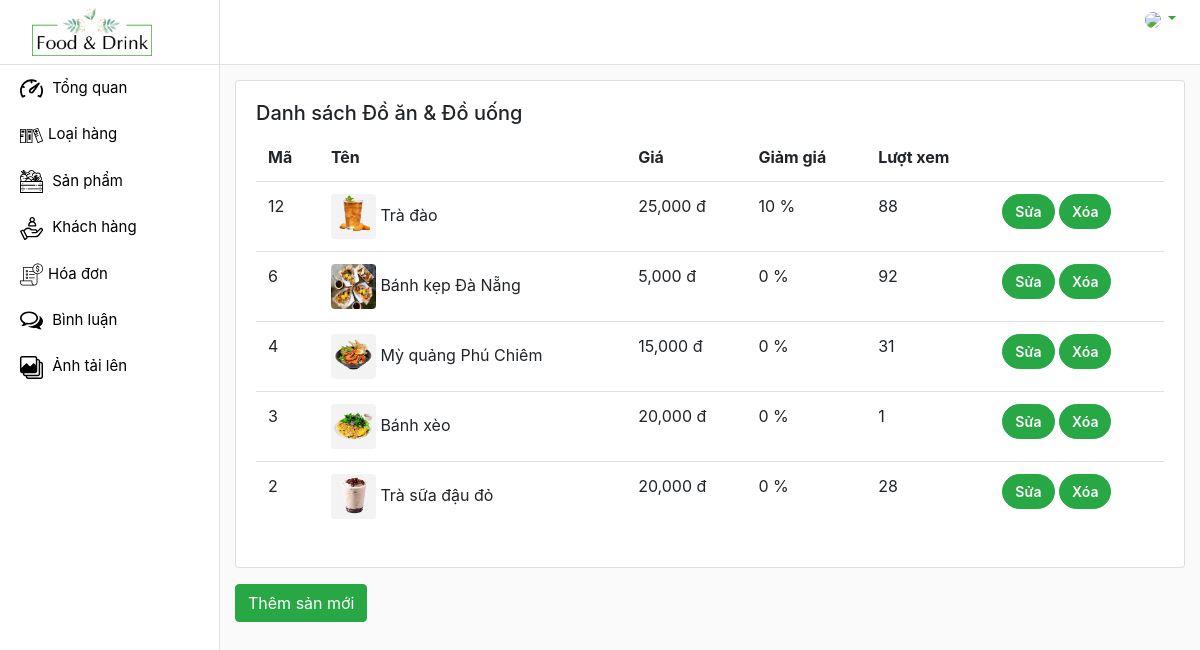
Page /admin/products/index.php on the earlier database version.
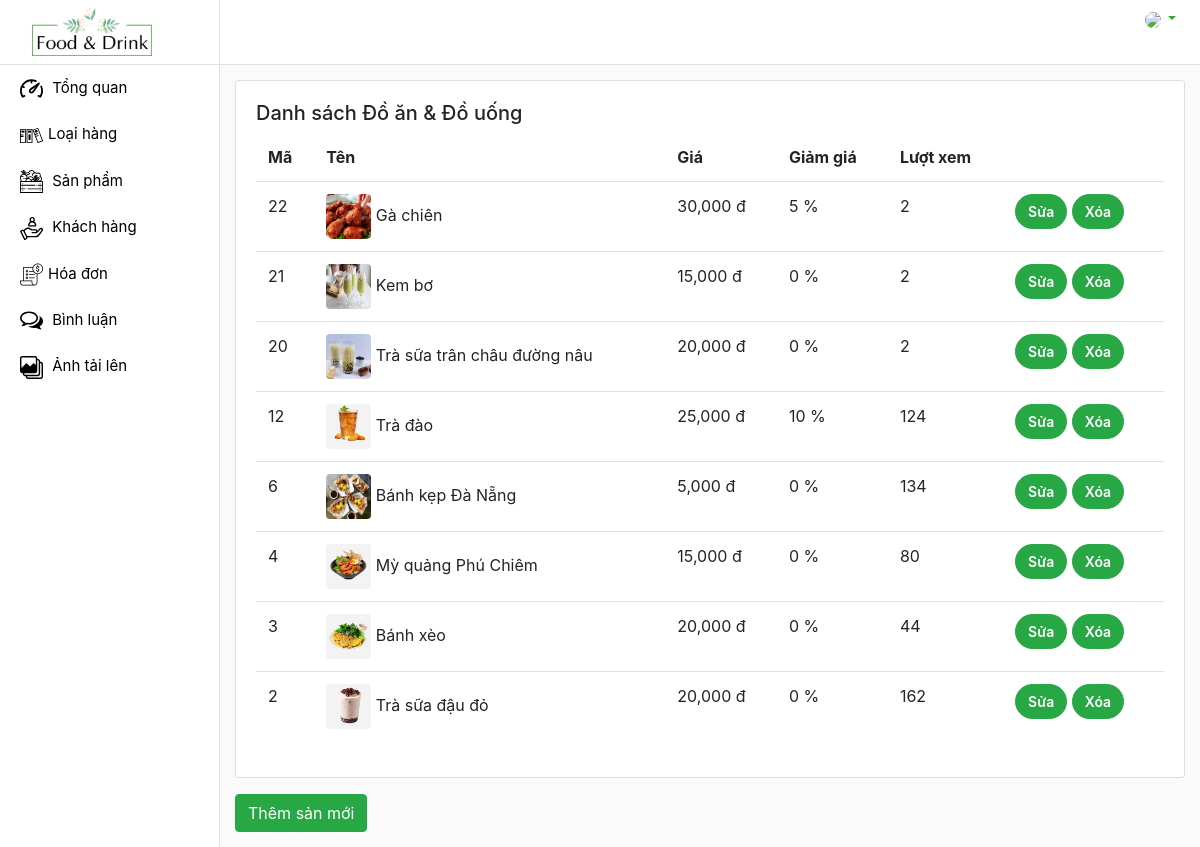
Same page on the later database version.
### tables this page shows
CREATE TABLE `products` (
  `id_product` int(12) NOT NULL,
  `name_product` varchar(120) NOT NULL,
  `img_product` varchar(200) NOT NULL,
  `price_product` float NOT NULL,
  `sale` float NOT NULL,
  `view` int(10) NOT NULL,
  `kind_product` int(11) NOT NULL,
  `description` text NOT NULL
);

### admin/products/index.php (called while the page is built, shortened)
<?php
    require '../../global.php';
    require '../../DAO/functionProduct.php';
    extract($_REQUEST);
    if(array_key_exists('viewAddProduct', $_REQUEST)) {
        $view_name = 'viewAddProduct.php';
    }
    else if(array_key_exists('addNewProduct', $_REQUEST)) {
        $img_product = save_file("img", $DIR_IMG);
        insertProduct($name_product, $price_product, $sale, $kind_product, $img_product, $description);
        $message = 'Thêm mới thành công!';
        $view_name = 'viewAddProduct.php';
    }
    else if(array_key_exists('deleteProduct', $_REQUEST)){
        deleteProduct($id_product);
        $message = 'Xóa thành công!';
        $products = selectProducts();
        $view_name = 'displayTableProducts.php';
    }
    else if(array_key_exists('viewEditProduct', $_REQUEST)){
        $product = selectProduct($id_product);
        $view_name = 'editProduct.php';
    }
    else{
        $products = selectProducts();
    }
    require('../layout.php');
?>

### DAO/functionProduct.php (called while the page is built, shortened)
<?php
    require_once 'database.php';
    function selectProducts(){
        global $db;
        $select = "SELECT * FROM products ORDER BY id_product DESC";
        return $db->query($select);
    }
?>

### global.php (called while the page is built, shortened)
<?php
    $URL = "/du-an-1";
    $URL_ADMIN = $URL . '/admin';
    $URL_IMG = $URL . '/images';
?>

### admin/products/displayTableProducts.php (the view, shortened to what this page needs)
<div class="card">
    <div class="card-body">
        <h5>Danh sách Đồ ăn & Đồ uống</h5>
        <div class="table-responsive">
            <table class="table table-hover">
                <thead>
                    <tr>
                        <th scope="col">Mã</th>
                        <th scope="col">Tên</th>
                        <th scope="col">Giá</th>
                        <th scope="col">Giảm giá</th>
                        <th scope="col">Lượt xem</th>
                        <th scope="col"></th>
                    </tr>
                </thead>
                <tbody>
                    <?php foreach($products as $product) : ?>
                        <tr>
                            <td scope="row"><?=$product['id_product']?></td>
                            <td>
                                <img src="<?=$URL_IMG?>/<?=$product['img_product']?>" class="rounded" height="45px"
                                    width="45px">
                                <?=$product['name_product']?>
                            </td>
                            <td><?=number_format($product['price_product'])?> đ</td>
                            <td><?=$product['sale']?> %</td>
                            <td><?=$product['view']?></td>
                            <td>
                                <a class="btn btn-success rounded-pill button " href="index.php?viewEditProduct&id_product=<?=$product['id_product']?>"
                                    role="button">Sửa</a>
                                <a class="btn btn-success rounded-pill button" href="index.php?deleteProduct&id_product=<?=$product['id_product']?>"
                                    role="button" onclick="return confirm('Bạn có muốn xóa sản phẩm này ?')">Xóa</a>
                            </td>
                        </tr>
                    <?php endforeach ?>
                </tbody>
            </table>
        </div>
    </div>
</div>
<a href="<?=$URL_ADMIN?>/products?viewAddProduct" class="btn btn-success mt-3">Thêm sản mới</a>

Differences in the rows shown:
added products: id_product "22", img_product (picture), name_product "Gà chiên", price_product "30,000", sale "5", view "2"
added products: id_product "21", img_product (picture), name_product "Kem bơ", price_product "15,000", sale "0", view "2"
added products: id_product "20", img_product (picture), name_product "Trà sữa trân châu đường nâu", price_product "20,000", sale "0", view "2"
changed products "Trà đào": view "88" → "124"
changed products "Bánh kẹp Đà Nẵng": view "92" → "134"
changed products "Mỳ quảng Phú Chiêm": view "31" → "80"
changed products "Bánh xèo": view "1" → "44"
changed products "Trà sữa đậu đỏ": view "28" → "162"
